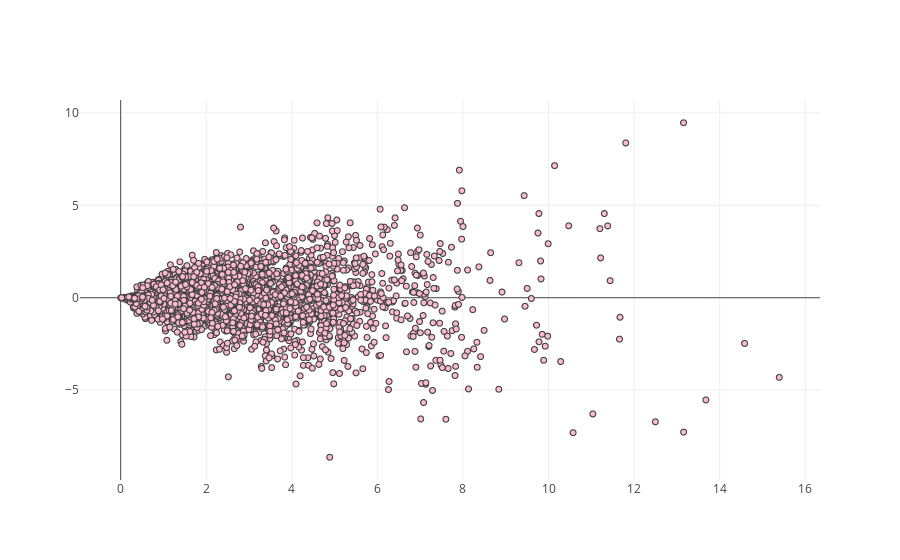

Notebook code for this chart:
### Code cell
trace = go.Scattergl(
    x = data_2d[:,0],
    y = data_2d[:,1],
    mode = 'markers',
    marker = dict(
        color = '#FFBAD2',
        line = dict(width = 1)
    ),
    text = vectorizer.get_feature_names(),
    hovertext = vectorizer.get_feature_names(),
    hoverinfo = 'text' 
)
data = [trace]
iplot(data, filename='scatter-mode')

### Figure 1 — Plotly figure (JSON) as saved in the notebook; plotly's stock layout.template omitted (floating-point values rounded to 4 significant figures; data arrays with more than 128 entries replaced by an {"elided": "..."} marker saying what was removed)
{"data": [{"hoverinfo": "text", "hovertext": {"elided": "2903 str values"}, "marker": {"color": "#FFBAD2", "line": {"width": 1}}, "mode": "markers", "text": {"elided": "2903 str values"}, "type": "scattergl", "uid": "b936bd85-3acc-40f7-b519-57b86607ac9b", "x": {"elided": "4156 float values"}, "y": {"elided": "4156 float values"}}], "layout": {}}
